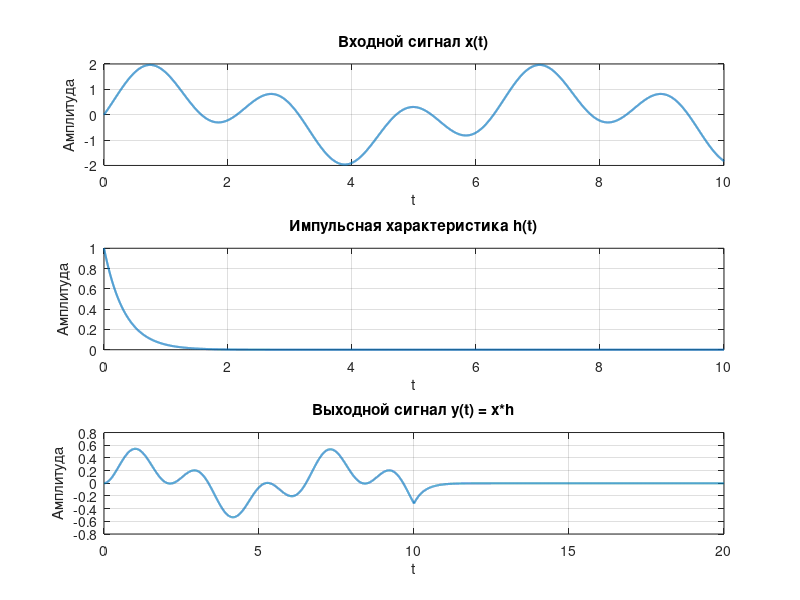

MATLAB code to generate this figure:
% =========================================================
% ЛР4 — Задание 6
% Свёртка через Лаплас (реализация через conv)
% =========================================================

clear;
clc;
close all;

%% Временная ось

Fs = 1000;
t = 0:1/Fs:10;
dt = t(2) - t(1);

%% =========================================================
% Входной сигнал
% x(t) = 2 sin(2t) sin(t+1)
% =========================================================

x = 2*sin(2*t).*sin(t+1);

%% Импульсная характеристика

h = exp(-3*t);

%% =========================================================
% Свёртка (эквивалент Лапласу)
% =========================================================

y = conv(x, h) * dt;

ty = (0:length(y)-1)/Fs;

%% =========================================================
% Графики
% =========================================================

figure('Visible','off','Name','Свёртка Лаплас','NumberTitle','off');

subplot(3,1,1);
plot(t, x, 'LineWidth', 1.5);
grid on;
title('Входной сигнал x(t)');
xlabel('t');
ylabel('Амплитуда');

subplot(3,1,2);
plot(t, h, 'LineWidth', 1.5);
grid on;
title('Импульсная характеристика h(t)');
xlabel('t');
ylabel('Амплитуда');

subplot(3,1,3);
plot(ty, y, 'LineWidth', 1.5);
grid on;
title('Выходной сигнал y(t) = x*h');
xlabel('t');
ylabel('Амплитуда');

%% =========================================================
% Сохранение
% =========================================================

exportgraphics(gcf, 'lab4_task6.png', 'Resolution', 300);
close(gcf);

fileID = fopen('lab4_task6.txt','w');

fprintf(fileID, 'ЛР4 - Задание 6\n\n');
fprintf(fileID, 'x(t) = 2 sin(2t) sin(t+1)\n');
fprintf(fileID, 'h(t) = e^(-3t)\n\n');

fprintf(fileID, 't\t x(t)\t h(t)\n');

for i = 1:length(t)
    fprintf(fileID, '%.4f\t%.6f\t%.6f\n', t(i), x(i), h(i));
end

fclose(fileID);

disp('Готово: lab4_task6.png и lab4_task6.txt');

drawnow;
exit;
